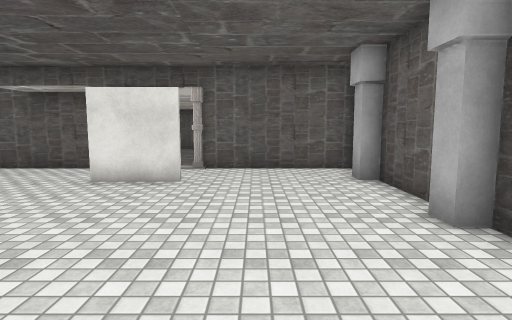
[1] (above)

16 first-person views from a walk through a 3-D level made in the Unity game engine. The camera is 1.5 m above the floor, tilts 6° down and sees 80° across. The floor is counted in squares, 1.23 m on a side. Each view is taken from the middle of a square. On the plan, view 1 faces up. The plan holds only what a view shows up to about 13 squares ahead; the rest is blank. The place goes on beyond the plan. The player character is not drawn. Some surface patterns are stand-ins.

[2]
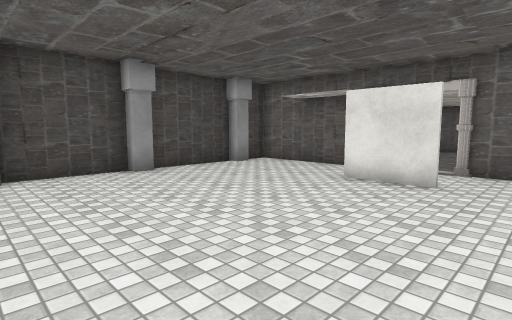

[3]
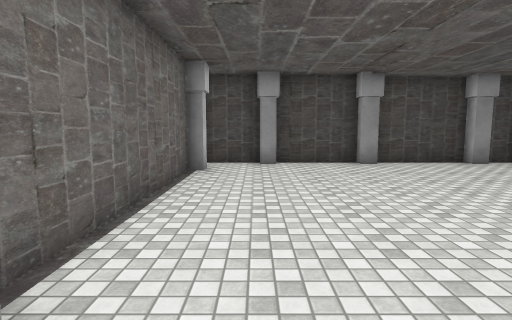

[4]
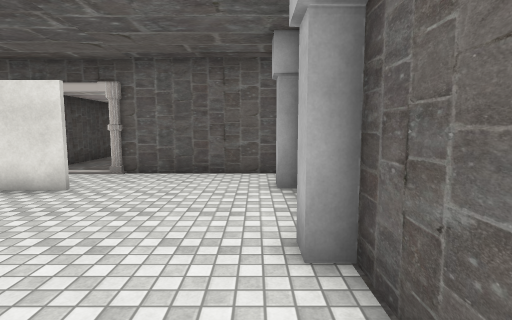

[5]
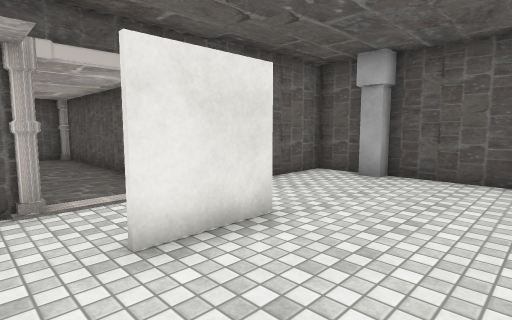

[6]
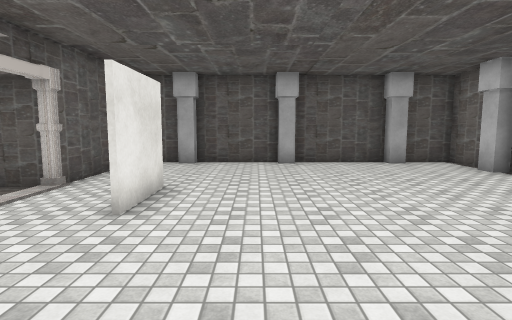

[7]
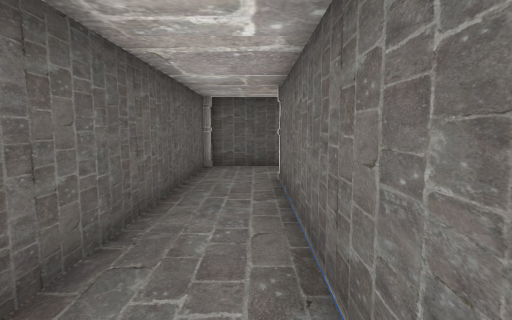

[8]
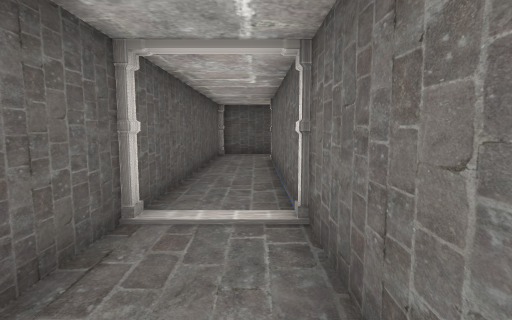

[9]
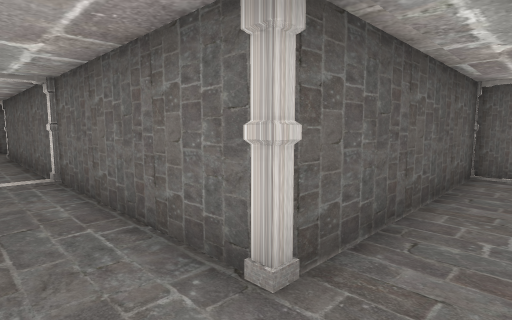

[10]
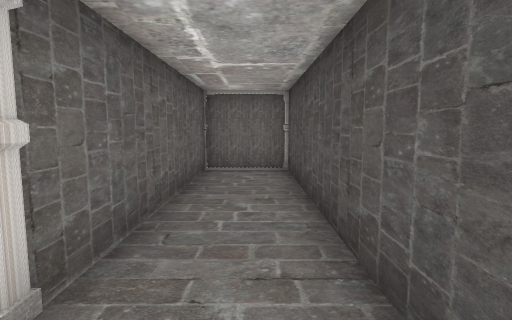

[11]
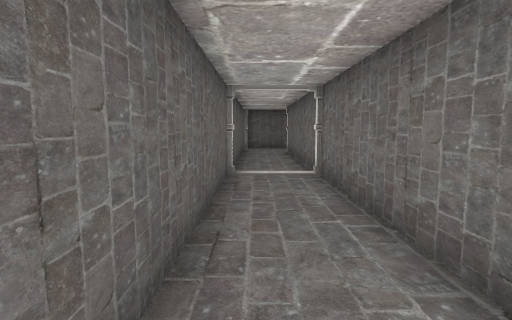

[12]
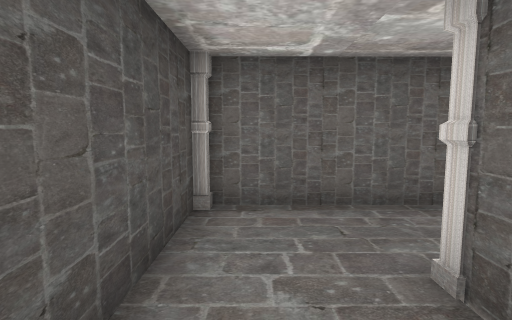

[13]
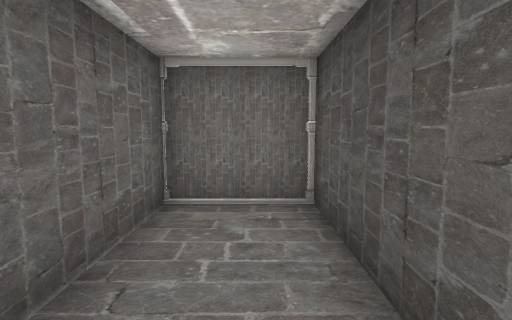

[14]
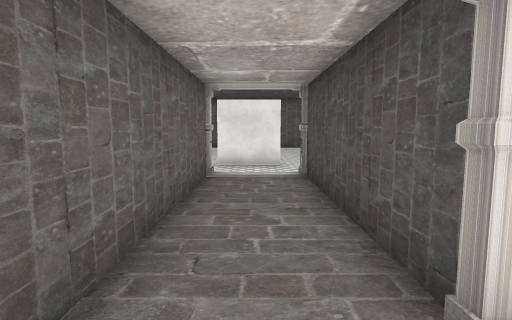

[15]
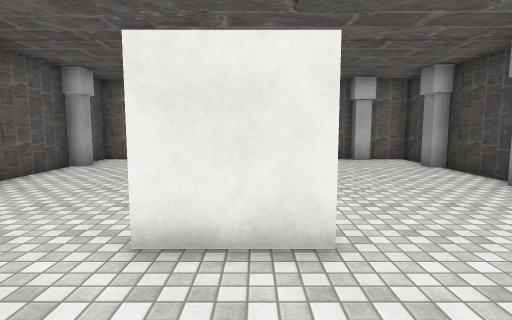

[16]
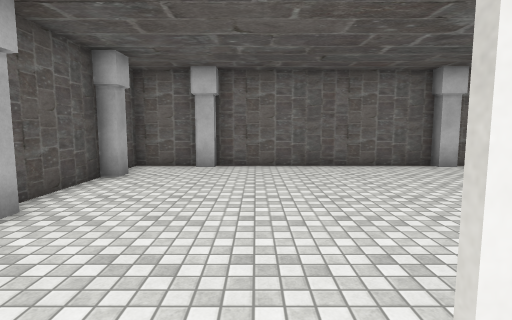

### Floor plan
Points are (right, up) in squares from view 1. A wall is a line through its corners. A room is listed if a view was taken in it or the views show most of it. See-through windows are left out.
Room 1 (views 1, 2, 3, 4, 5, 6, 7, 8, 9, 10, 11, 12, 13, 14, 15, 16)
walls: (-4, 9) (-4.5, 9); (-3.9, 7) (-1.6, 7); (-8.4, 8) (-8.4, 7.4); (-8.8, 7.4) (-8.8, -2) (-7.5, -2); (-8.4, 4.3) (-8.4, 3.7); (-1.6, 6.9) (-3.9, 6.9); (-1.5, 9) (-2, 9); (-8.4, 0.7) (-8.4, 0.1); (2.4, 7.1) (2.4, 7.8); (-11.6, 15.3) (-4.3, 15.3) (-4.3, 9.2) (-8.8, 9.2) (-8.8, 8.2); (2.4, 3.7) (2.4, 4.2); (-7.4, -1.5) (-6.7, -1.5); (-6.7, -2) (0.3, -2); (-1.7, 17.7) (-11.6, 17.7); (0.3, -1.5) (1, -1.5); (-12.5, 17.7) (-20.9, 17.7) (-20.9, 8.1) (-18.5, 8.1) (-18.5, 15.3) (-12.5, 15.3); (2.4, -0.2) (2.4, 0.4); (0.9, -2) (2.9, -2) (2.9, 9.2) (-1.7, 9.2) (-1.7, 17.5) (-2.1, 17.5)
objects: box (-12, 15); box (-12, 18)

Positions as (right, up) in squares from view 1, and headings:
1: (0, 0), facing up
2: (0, 0), facing up-left
3: (2, 0), facing left
4: (2, 1), facing up
5: (-5, 4), facing up-right
6: (-8, 5), facing right
7: (-12, 16), facing right
8: (-16, 16), facing right
9: (-20, 17), facing down-right
10: (-20, 17), facing down
11: (-20, 17), facing right
12: (-20, 13), facing up
13: (-20, 13), facing down
14: (-3, 17), facing down
15: (-3, 10), facing down
16: (-1, 8), facing down
